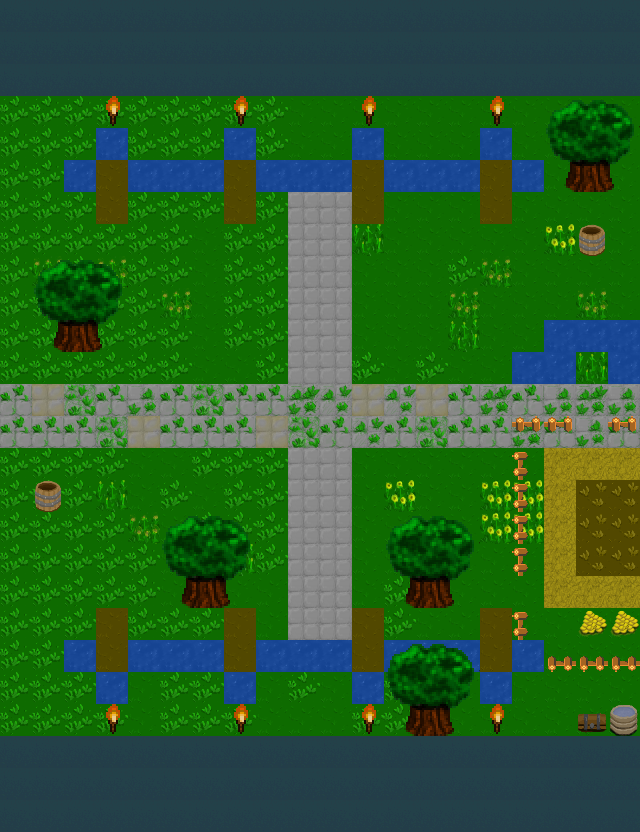

Below is a game level as drawn by its tile map, then a one-line description and the .tmx file that defines it, in full:
An orthogonal 20x26 tile map with 32x32 px tiles, 3 tile layers (navigation, background, items), 5 tilesets and 8 objects (8x PLAYER_START).

<map version="1.2" tiledversion="1.3.1" orientation="orthogonal" renderorder="right-down" compressionlevel="0" width="20" height="26" tilewidth="32" tileheight="32" infinite="0" nextlayerid="10" nextobjectid="14">
 <tileset firstgid="1" source="tilesets/outdoor 32x32 rpg.tsx" />
 <tileset firstgid="50" source="tilesets/32x32 outdoor rpg.tsx" />
 <tileset firstgid="114" source="32x32 rpg elements.tsx" />
 <tileset firstgid="194" source="tilesets/outdoor 16 to 32.tsx" />
 <tileset firstgid="214" source="tilesets/ADOM-bg.tsx" />
 <layer id="7" name="navigation" width="20" height="26">
  <data encoding="csv">
0,0,0,0,0,0,0,0,0,0,0,0,0,0,0,0,0,0,0,0,
0,0,0,0,0,0,0,0,0,0,0,0,0,0,0,0,0,0,0,0,
0,0,0,0,0,0,0,0,0,0,0,0,0,0,0,0,0,0,0,0,
82,82,82,82,82,82,82,82,82,82,82,82,82,82,82,82,82,82,82,82,
82,82,82,83,82,82,82,83,82,82,82,83,82,82,82,83,82,82,82,82,
82,82,83,82,83,83,83,82,83,83,83,82,83,83,83,82,83,82,83,82,
82,82,82,82,82,82,82,82,82,82,82,82,82,82,82,82,82,82,82,82,
82,82,82,82,82,82,82,82,82,82,82,82,82,82,82,82,82,82,83,82,
82,82,82,82,82,82,82,82,82,82,82,82,82,82,82,82,82,82,82,82,
82,82,82,82,82,82,82,82,82,82,82,82,82,82,82,82,82,82,82,82,
82,82,83,82,82,82,82,82,82,82,82,82,82,82,82,82,82,82,82,82,
82,82,82,82,82,82,82,82,82,82,82,82,82,82,82,82,82,82,82,82,
82,82,82,82,82,82,82,82,82,82,82,82,82,82,82,82,82,82,82,82,
82,82,82,82,82,82,82,82,82,82,82,82,82,82,82,82,83,83,82,83,
82,82,82,82,82,82,82,82,82,82,82,82,82,82,82,82,83,82,82,82,
82,83,82,82,82,82,82,82,82,82,82,82,82,82,82,82,83,82,82,82,
82,82,82,82,82,82,82,82,82,82,82,82,82,82,82,82,83,82,82,82,
82,82,82,82,82,82,82,82,82,82,82,82,82,82,82,82,83,82,82,82,
82,82,82,82,82,82,83,82,82,82,82,82,82,83,82,82,82,82,82,82,
82,82,82,82,82,82,82,82,82,82,82,82,82,82,82,82,83,82,83,83,
82,82,83,82,83,83,83,82,83,83,83,82,83,83,83,82,83,83,83,83,
82,82,82,83,82,82,82,83,82,82,82,83,82,82,82,83,82,82,82,82,
82,82,82,82,82,82,82,82,82,82,82,82,82,83,82,82,82,82,83,83,
83,83,83,83,83,83,83,83,83,83,83,83,83,83,83,83,83,83,83,83,
83,83,83,83,83,83,83,83,83,83,83,83,83,83,83,83,83,83,83,83,
83,83,83,83,83,83,83,83,83,83,83,83,83,83,83,83,83,83,83,83
</data>
 </layer>
 <layer id="8" name="background" width="20" height="26">
  <data encoding="csv">
488,488,488,488,488,488,488,488,488,488,488,488,488,488,488,488,488,488,488,488,
488,488,488,488,488,488,488,488,488,488,488,488,488,488,488,488,488,488,488,488,
488,488,488,488,488,488,488,488,488,488,488,488,488,488,488,488,488,488,488,488,
19,19,19,19,19,19,19,19,19,69,69,69,69,69,69,69,69,69,69,69,
19,19,19,93,19,19,19,93,19,69,69,93,69,69,69,93,69,69,69,69,
19,19,93,98,93,93,93,98,93,93,93,98,93,93,93,98,93,69,69,69,
19,19,19,98,19,19,19,98,19,50,50,98,69,69,69,98,69,69,69,69,
19,19,19,19,19,19,69,19,19,50,50,110,69,69,69,69,69,111,69,69,
19,112,19,112,19,19,69,19,19,50,50,69,69,69,19,112,69,69,69,69,
19,19,19,19,19,112,69,19,19,50,50,69,69,69,112,69,69,69,112,69,
19,19,19,19,19,19,69,19,19,50,50,69,69,69,110,69,69,93,93,93,
19,19,19,19,19,19,69,69,19,50,50,19,69,19,69,69,93,93,110,93,
52,51,61,52,54,52,61,52,52,62,53,51,53,51,52,62,52,54,62,54,
52,52,52,61,51,52,52,52,51,61,52,53,52,61,52,52,62,52,54,52,
19,19,19,19,69,69,19,19,19,50,50,69,69,69,69,69,69,75,75,75,
19,19,19,110,69,19,69,19,19,50,50,69,111,69,69,111,111,75,101,101,
19,19,19,19,112,69,19,19,19,50,50,69,69,69,69,111,111,75,101,101,
19,19,19,19,19,69,19,110,19,50,50,69,69,69,69,69,69,75,101,101,
19,19,19,19,19,69,19,69,69,50,50,69,19,69,69,69,69,75,75,75,
19,19,19,98,19,19,19,98,69,50,50,98,19,69,69,98,69,69,69,69,
19,19,93,98,93,93,93,98,93,93,93,98,93,93,93,98,93,69,69,69,
19,19,19,93,69,19,19,93,69,19,69,93,19,69,69,93,69,69,69,69,
19,19,19,19,69,19,19,19,69,69,69,19,19,69,69,69,69,69,69,69,
488,488,488,488,488,488,488,488,488,488,488,488,488,488,488,488,488,488,488,488,
488,488,488,488,488,488,488,488,488,488,488,488,488,488,488,488,488,488,488,488,
488,488,488,488,488,488,488,488,488,488,488,488,488,488,488,488,488,488,488,488
</data>
 </layer>
 <layer id="9" name="items" width="20" height="26">
  <data encoding="csv">
0,0,0,0,0,0,0,0,0,0,0,0,0,0,0,0,0,0,0,0,
0,0,0,0,0,0,0,0,0,0,0,0,0,0,0,0,0,0,0,0,
0,0,0,0,0,0,0,0,0,0,0,0,0,0,0,0,0,0,0,0,
0,0,0,145,0,0,0,145,0,0,0,145,0,0,0,145,0,162,163,164,
0,0,0,0,0,0,0,0,0,0,0,0,0,0,0,0,0,170,171,172,
0,0,0,0,0,0,0,0,0,0,0,0,0,0,0,0,0,178,179,180,
0,0,0,0,0,0,0,0,0,0,0,0,0,0,0,0,0,0,0,0,
0,0,0,0,0,0,0,0,0,0,0,0,0,0,0,0,0,0,1,0,
0,162,163,164,0,0,0,0,0,0,0,0,0,0,0,0,0,0,0,0,
0,170,171,172,0,0,0,0,0,0,0,0,0,0,0,0,0,0,0,0,
0,178,179,180,0,0,0,0,0,0,0,0,0,0,0,0,0,0,0,0,
0,0,0,0,0,0,0,0,0,0,0,0,0,0,0,0,0,0,0,0,
0,0,0,0,0,0,0,0,0,0,0,0,0,0,0,0,0,0,0,0,
0,0,0,0,0,0,0,0,0,0,0,0,0,0,0,0,213,213,0,213,
0,0,0,0,0,0,0,0,0,0,0,0,0,0,0,0,1610612949,0,0,0,
0,1,0,0,0,0,0,0,0,0,0,0,0,0,0,0,1610612949,0,0,0,
0,0,0,0,0,162,163,164,0,0,0,0,162,163,164,0,1610612949,0,0,0,
0,0,0,0,0,170,171,172,0,0,0,0,170,171,172,0,1610612949,0,0,0,
0,0,0,0,0,178,179,180,0,0,0,0,178,179,180,0,0,0,0,0,
0,0,0,0,0,0,0,0,0,0,0,0,0,0,0,0,1610612949,0,3,3,
0,0,0,0,0,0,0,0,0,0,0,0,162,163,164,0,0,3221225685,3221225685,3221225685,
0,0,0,0,0,0,0,0,0,0,0,0,170,171,172,0,0,0,0,0,
0,0,0,145,0,0,0,145,0,0,0,145,178,179,180,145,0,0,2,46,
0,0,0,0,0,0,0,0,0,0,0,0,0,0,0,0,0,0,0,0,
0,0,0,0,0,0,0,0,0,0,0,0,0,0,0,0,0,0,0,0,
0,0,0,0,0,0,0,0,0,0,0,0,0,0,0,0,0,0,0,0
</data>
 </layer>
 <objectgroup id="4" name="Spawn points">
  <object id="6" name="PLAYER_START" x="96" y="640" width="32" height="32" />
  <object id="7" name="PLAYER_START" x="224" y="640" width="32" height="32" />
  <object id="8" name="PLAYER_START" x="480" y="160" width="32" height="32" />
  <object id="9" name="PLAYER_START" x="352" y="640" width="32" height="32" />
  <object id="10" name="PLAYER_START" x="480" y="640" width="32" height="32" />
  <object id="11" name="PLAYER_START" x="352" y="160" width="32" height="32" />
  <object id="12" name="PLAYER_START" x="96" y="160" width="32" height="32" />
  <object id="13" name="PLAYER_START" x="224" y="160" width="32" height="32" />
 </objectgroup>
</map>
